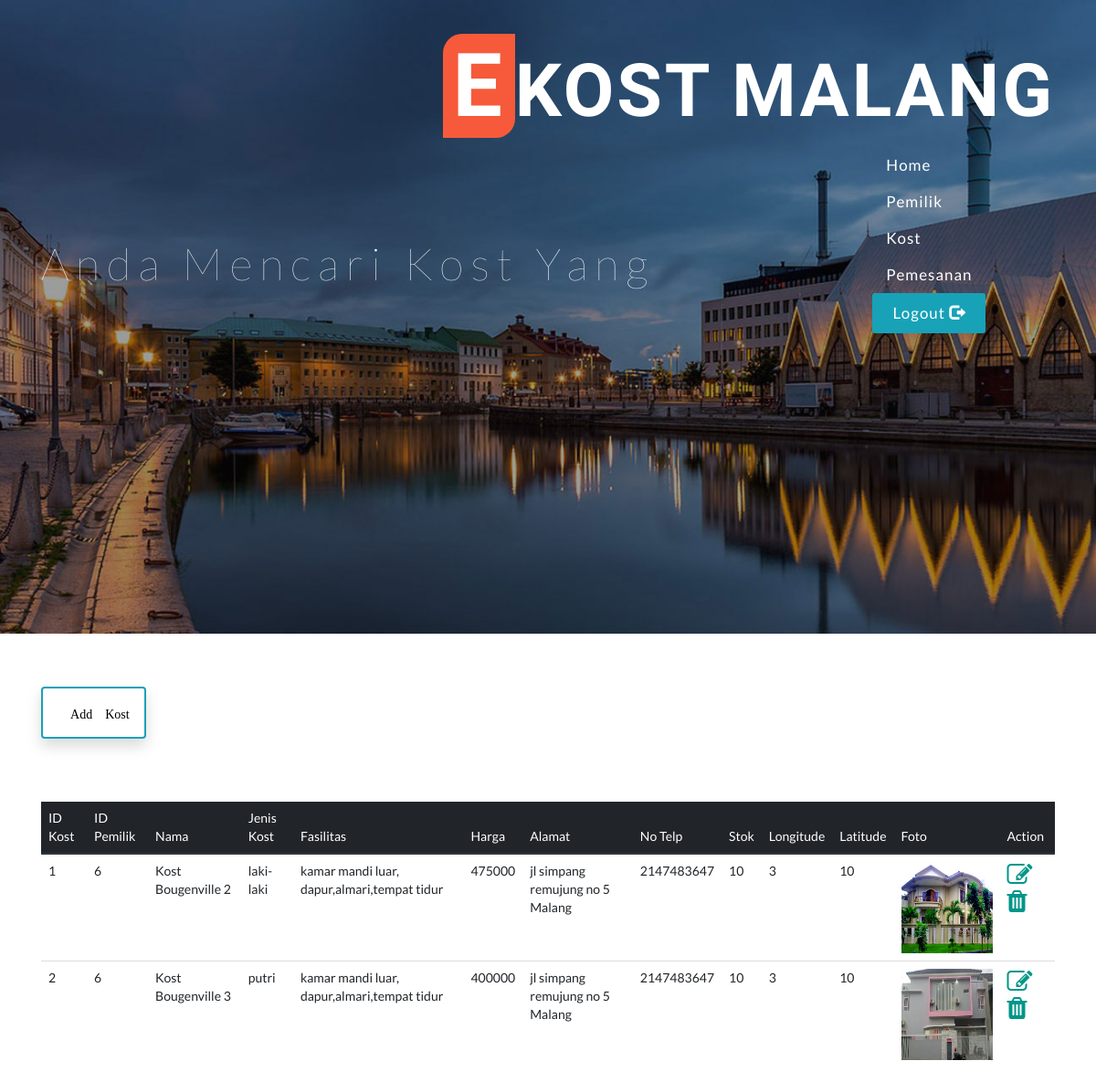
The page /index.php/kost_p on the database its author committed.
### tables this page shows
CREATE TABLE `kost` (
  `id_kost` int(5) NOT NULL,
  `id_user` int(5) NOT NULL,
  `nama_kost` varchar(40) NOT NULL,
  `jenis_kost` varchar(9) NOT NULL,
  `fasilitas` text NOT NULL,
  `harga` decimal(8,0) NOT NULL,
  `alamat_kost` varchar(50) NOT NULL,
  `stok` int(3) NOT NULL,
  `foto` varchar(200) NOT NULL,
  `longitude` varchar(20) NOT NULL,
  `latitude` varchar(20) NOT NULL,
  `no_tlp` int(13) NOT NULL
);

### application/controllers/Kost_p.php (called while the page is built, shortened)
<?php
    class Kost_p extends CI_Controller {
        public function index()
        {
        	$this->load->helper('url','form');
		    $this->load->model('Kost_p_model');
		    $data['k_list']= $this->Kost_p_model->getKost();
            $this->load->view('pemilik/kost_p.php', $data);
        }
 	}
 ?>

### index.php (called while the page is built, shortened)
<?php
require_once BASEPATH.'core/CodeIgniter.php';

### application/models/Kost_p_model.php (called while the page is built, shortened)
<?php
	class Kost_p_model extends CI_Model
	{
		public function getKost()
		{
			$query = $this->db->get("kost");
			return $query->result();
		}
	}
?>

### application/views/pemilik/kost_p.php (the view, shortened to what this page needs)
<?php
  $this->load->view('header_p');
?>
<!DOCTYPE html>
<html>
<head>
  <link rel="stylesheet" type="text/css" href="<?php echo base_url();?>assets/admin/css/main.css">
    <link rel="stylesheet" type="text/css" href="https://maxcdn.bootstrapcdn.com/font-awesome/4.7.0/css/font-awesome.min.css">
</head>
<body>
      <br>
<br>
<div class="container ">
     <a href="<?php echo site_url('/Kost_p/create') ?>" class="btn btn-info my-3 shadow p-3 mb-5 bg-white rounded" ><span class="glyphicon glyphicon-plus"><font color="black">Add Kost</font></span></a>
   </div>
<br>
<main role="main" class="container">
<table class="table" back>
  <thead class="thead-dark">
    <tr>
      <th>ID Kost</th>
      <th>ID Pemilik</th>
      <th>Nama</th>
      <th>Jenis Kost</th>
      <th>Fasilitas</th>
      <th>Harga</th>
      <th>Alamat</th>
      <th>No Telp</th>
      <th>Stok</th>
      <th>Longitude</th>
      <th>Latitude</th>
      <th>Foto</th>
      <th>Action</th>
    </tr>
  </thead>
  <tbody style="background-color: white">
    <?php foreach ($k_list as $key => $value): ?>
    <tr>
          <td><?php echo $value->id_kost ?></td>
          <td><?php echo $value->id_user ?></td>
          <td><?php echo $value->nama_kost ?></td>
          <td><?php echo $value->jenis_kost ?></td>
          <td><?php echo $value->fasilitas ?></td>
          <td><?php echo $value->harga ?></td>
          <td><?php echo $value->alamat_kost ?></td>
          <td><?php echo $value->no_tlp?></td>
          <td><?php echo $value->stok ?></td>
          <td><?php echo $value->latitude ?></td>
          <td><?php echo $value->longitude ?></td>
          <td><img src="<?php echo base_url()?>./assets/upload/<?php echo $value->foto?>" alt="" width=100 height=100></td>
          <td>
                <a href="<?php echo site_url("/Kost_p/updateData/".$value->id_kost) ?>" class="fa fa-pencil-square-o fa-2x" aria-hidden="true" ></a>
                <a href="<?php echo site_url("/Kost_p/deleteData/".$value->id_kost) ?>" class="fa fa-trash fa-2x" aria-hidden="true"></a>
          </td>
    </tr>
    <?php endforeach ?>
  </tbody>
</table>
</main>
</body>
</html>

### application/views/header_p.php (shortened to what this page needs)
<!DOCTYPE html>
<html lang="en">
<head>
	<link rel="stylesheet" href="<?php echo site_url()?>assets/css/bootstrap.css" type="text/css">
    <link rel="stylesheet" href="<?php echo site_url()?>assets/css/reset.min.css" type="text/css" media="all"/>
    <link rel="stylesheet" href="<?php echo site_url()?>assets/css/style2.css" type="text/css" media="all"/>
    <link rel="stylesheet" href="<?php echo site_url()?>assets/css/font-awesome.css">
    <link href="<?php echo site_url()?>assets/css/simplelightbox.min.css" rel="stylesheet" type="text/css">
     <link rel="stylesheet" type="text/css" href="<?php echo base_url();?>assets/admin/css/main.css">
    <link rel="stylesheet" type="text/css" href="https://maxcdn.bootstrapcdn.com/font-awesome/4.7.0/css/font-awesome.min.css">
</head>
<body>
    <div class="Main-agile">
        <div id="home" class="w3ls-banner">
            <div class="w3layouts-banner-top">
                <div class="container">
                    <div class="agileits-banner-info">
                        <span>Anda Mencari Kost Yang</span>
                    </div>
                </div>
            </div>
        </div>
    </div>
    <div class="header-w3layouts">
        <nav class="navbar navbar-default">
            <div class="navbar-header page-scroll">
                <h1><a class="logo" href="<?php echo base_url('c_user'); ?>"><span>E</span>Kost Malang</a></h1>
            </div>
            <div class="collapse navbar-collapse navbar-ex1-collapse">
                <ul class="nav navbar-nav navbar-right">
                    <li class="menu"><a href="<?php echo base_url('c_user'); ?>">Home</a></li>
                    <li><a class="menu" href="<?php echo base_url('Pemilik_Profil/index'); ?>" class="btn btn-info btn-xs">Pemilik</a></li>
                    <li><a class="menu" href="<?php echo base_url('Kost_p/index'); ?>" class="btn btn-info btn-xs">Kost</a></li>
                    <li><a class="menu" href="<?php echo base_url('Kost_p/pemesanan'); ?>" class="btn btn-info btn-xs">Pemesanan</a></li>
                    <li><a href="<?php echo base_url('Login/logout'); ?>" class="btn btn-info btn-xs">Logout <span class="glyphicon glyphicon-log-out"></span></a></li>
                </ul>
            </div>
        </nav>
            </div>

### assets/css/style2.css (style rules this page uses)
body { padding:0; margin:0; background:#fff; position:relative; font-family: 'Titillium Web', sans-serif; }
body a { transition:0.5s all; -webkit-transition:0.5s all; -moz-transition:0.5s all; -o-transition:0.5s all; -ms-transition:0.5s all; }
h1,h2,h3,h4,h5,h6 { margin:0; font-family: 'Raleway', sans-serif; }
ul { margin:0; padding:0; }
h1 a.logo, h2 a.logo { font-size: 2.3em; color: #fff !important; text-transform: uppercase; font-weight: 600; letter-spacing: 3px; font-family: 'Italianno', cursive; }
h1 a.logo span { background: #f65a3a; padding: 0px 11px; font-weight: bold; font-size: 1.2em; font-family: 'Italianno', cursive; border-radius: 21px 0; }
.navbar-default .navbar-nav > li > a { color: #fff; font-size: 1.1em; font-weight: 400; letter-spacing: 1px; }
.nav > li > a { position: relative; display: block; padding: 10px 15px!important; }
.navbar-right { margin-right: 4em; }
.navbar-nav > li { margin: 0 .3em !important; color: #fff; font-size: 1.1em; font-weight: 400; letter-spacing: 1px; }
.navbar-default { background-color: transparent !important; border-color: transparent !important; margin: 2em; }
.agileits-banner-info { padding: 21em 0 0; }
.header-w3layouts { position: absolute; top: 0; z-index: 99; left: 0; width: 100%; }
.agileits-banner-info span { color: #fff; font-size: 3.5em; letter-spacing: 9px; font-weight: 200; text-align: left !important; }
.Main-agile { background: url(../images/b1.jpg) no-repeat 0px 0px; background-size: cover; -webkit-background-size: cover; -moz-background-size: cover; -o-background-size: cover; -moz-background-size: cover; min-height:794px; }
@media (max-width: 1366px) { .Main-agile { min-height: 694px; } }
@media (max-width: 1366px) { .agileits-banner-info { padding: 18em 0 0; } }
@media (max-width: 1280px) { .agileits-banner-info span { letter-spacing: 8px; } }

### rows shown on the page
kost: id_kost "1", id_user "6", nama_kost "Kost Bougenville 2", jenis_kost "laki-laki", fasilitas "kamar mandi luar, dapur,almari,tempat tidur", harga "475000", alamat_kost "jl simpang remujung no 5 Malang", no_tlp "2147483647", stok "10", latitude "3", longitude "10", foto (picture)
kost: id_kost "2", id_user "6", nama_kost "Kost Bougenville 3", jenis_kost "putri", fasilitas "kamar mandi luar, dapur,almari,tempat tidur", harga "400000", alamat_kost "jl simpang remujung no 5 Malang", no_tlp "2147483647", stok "10", latitude "3", longitude "10", foto (picture)
